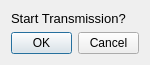
<?xml version="1.0" encoding="UTF-8"?>
<ui version="4.0">
 <class>approveDialog</class>
 <widget class="QDialog" name="approveDialog">
  <property name="geometry">
   <rect>
    <x>0</x>
    <y>0</y>
    <width>150</width>
    <height>63</height>
   </rect>
  </property>
  <property name="minimumSize">
   <size>
    <width>150</width>
    <height>0</height>
   </size>
  </property>
  <property name="windowTitle">
   <string>Confirm</string>
  </property>
  <property name="styleSheet">
   <string notr="true"/>
  </property>
  <layout class="QVBoxLayout" name="verticalLayout">
   <item>
    <widget class="QLabel" name="approveLabel">
     <property name="minimumSize">
      <size>
       <width>70</width>
       <height>0</height>
      </size>
     </property>
     <property name="maximumSize">
      <size>
       <width>120</width>
       <height>16777215</height>
      </size>
     </property>
     <property name="font">
      <font>
       <pointsize>10</pointsize>
      </font>
     </property>
     <property name="text">
      <string>Start Transmission?</string>
     </property>
    </widget>
   </item>
   <item alignment="Qt::AlignHCenter">
    <widget class="QDialogButtonBox" name="buttonBox">
     <property name="orientation">
      <enum>Qt::Horizontal</enum>
     </property>
     <property name="standardButtons">
      <set>QDialogButtonBox::Cancel|QDialogButtonBox::Ok</set>
     </property>
    </widget>
   </item>
  </layout>
 </widget>
 <resources/>
 <connections>
  <connection>
   <sender>buttonBox</sender>
   <signal>accepted()</signal>
   <receiver>approveDialog</receiver>
   <slot>accept()</slot>
   <hints>
    <hint type="sourcelabel">
     <x>230</x>
     <y>214</y>
    </hint>
    <hint type="destinationlabel">
     <x>157</x>
     <y>274</y>
    </hint>
   </hints>
  </connection>
  <connection>
   <sender>buttonBox</sender>
   <signal>rejected()</signal>
   <receiver>approveDialog</receiver>
   <slot>reject()</slot>
   <hints>
    <hint type="sourcelabel">
     <x>230</x>
     <y>220</y>
    </hint>
    <hint type="destinationlabel">
     <x>286</x>
     <y>274</y>
    </hint>
   </hints>
  </connection>
 </connections>
</ui>
